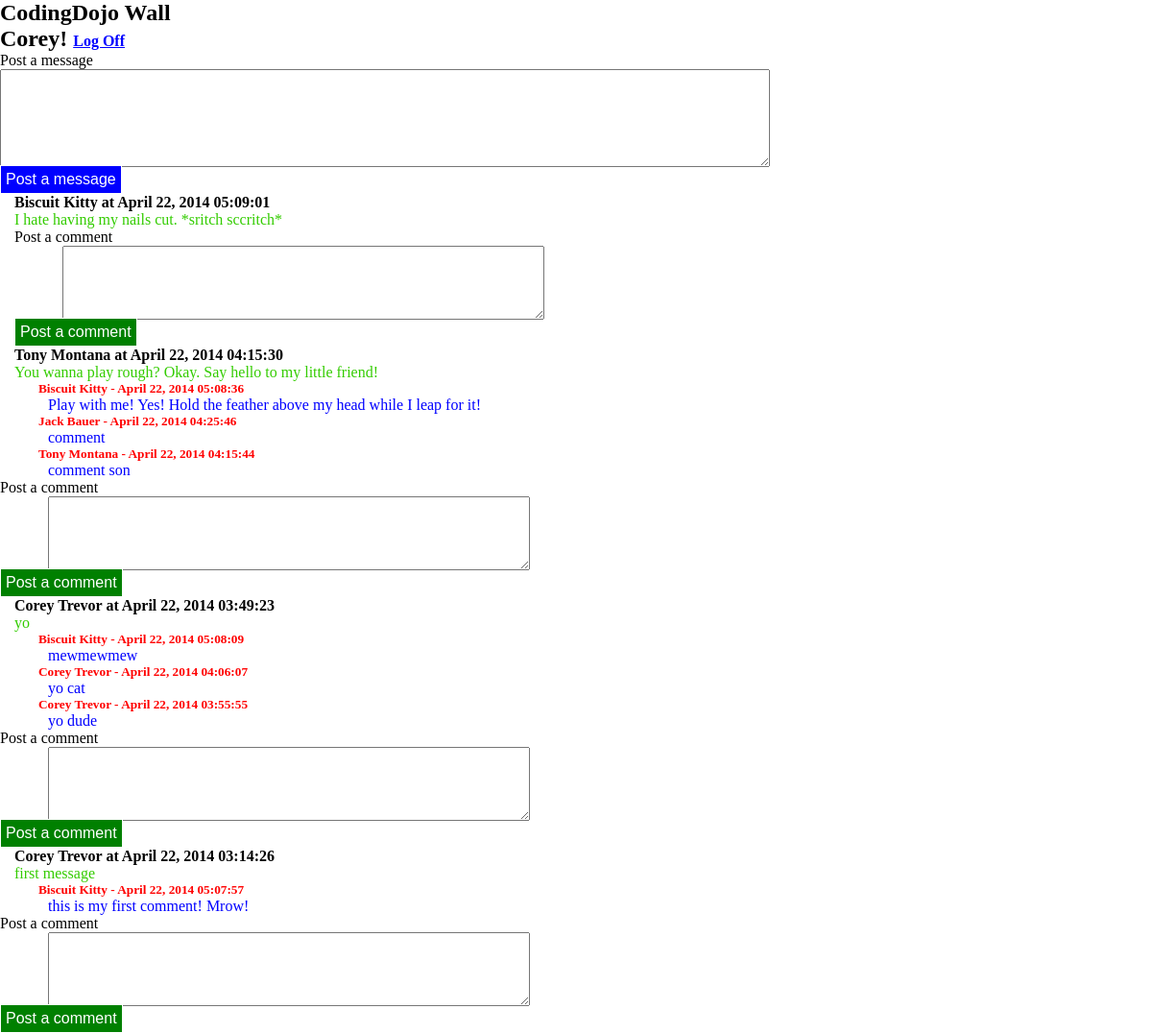
The page /success.php (signed in) on the database its author committed.
### tables this page shows
CREATE TABLE IF NOT EXISTS `users` (
  `id` int(11) NOT NULL AUTO_INCREMENT,
  `first_name` varchar(255) DEFAULT NULL,
  `last_name` varchar(255) DEFAULT NULL,
  `email` varchar(255) DEFAULT NULL,
  `password` varchar(255) DEFAULT NULL,
  `created_at` datetime DEFAULT NULL,
  `updated_at` datetime DEFAULT NULL,
  PRIMARY KEY (`id`)
);

CREATE TABLE IF NOT EXISTS `messages` (
  `id` int(11) NOT NULL AUTO_INCREMENT,
  `message` text,
  `created_at` datetime DEFAULT NULL,
  `updated_at` datetime DEFAULT NULL,
  `user_id` int(11) NOT NULL,
  PRIMARY KEY (`id`),
  KEY `fk_messages_user_idx` (`user_id`)
);

CREATE TABLE IF NOT EXISTS `comments` (
  `id` int(11) NOT NULL AUTO_INCREMENT,
  `comment` text,
  `created_at` datetime DEFAULT NULL,
  `updated_at` datetime DEFAULT NULL,
  `user_id` int(11) NOT NULL,
  `message_id` int(11) NOT NULL,
  PRIMARY KEY (`id`),
  KEY `fk_comments_user1_idx` (`user_id`),
  KEY `fk_comments_message1_idx` (`message_id`)
);

### new_connection.php (called while the page is built, shortened)
<?php
$connection = new mysqli(DB_HOST, DB_USER, DB_PASS, DB_DATABASE);
function fetch_all($query)
{
	$data = array();
	global $connection;
	$result = $connection->query($query);
	if($result)
	{
		while($row = mysqli_fetch_assoc($result))
		{
			$data[] = $row;
		}
	}
	return $data;
}
function fetch_record($query)
{
	global $connection;
	$result = $connection->query($query);
	if($result)
	{
		return mysqli_fetch_assoc($result);
	}
}
?>

### success.php (the view, shortened to what this page needs)
<?php
require('new_connection.php');
?>
<!DOCTYPE HTML>
<html lang="en">
<head>
	<link rel="stylesheet" type="text/css" href="success_css.css">
</head>
<body>
	<div id="container">
		<div id="header">
			<h2>CodingDojo Wall<h2>
			<?php
			$user = fetch_record("SELECT * FROM users WHERE id = {$_SESSION['session_id']}");
			echo $user['first_name'] . "!  <a href='process.php'>Log Off</a></p>";
			 ?>
		</div>
		<div id="message-box">
			<p>Post a message</p>
			<form action="process.php" method="post">
				<div id="txt">
					<textarea name="message"></textarea>
				</div>
				<input id="message-post" type="submit" value="Post a message">
			</form>
		</div>
		<?php
			$messages = fetch_all("SELECT * FROM thewall.messages ORDER BY updated_at DESC");
			foreach ($messages as $message)
			{
				$phpdate = strtotime($message['created_at']);
				$date = date('F j, Y h:i:s', $phpdate);
				$name = fetch_record("SELECT * FROM users WHERE id = '{$message['user_id']}'");
				echo "<h4>" . $name['first_name'] . " " . $name['last_name'] . " at " . $date . "<div class='mb'><p class='messages'>" . $message['message'] . "</p></div>";
				$comments = fetch_all("SELECT * FROM thewall.comments WHERE message_id = {$message['id']} ORDER BY updated_at DESC");
				foreach ($comments as $comment)
				{
					$name = fetch_record("SELECT * FROM users WHERE id = '{$comment['user_id']}'");
					$phpdate = strtotime($comment['created_at']);
					$date = date('F j, Y h:i:s', $phpdate);
					echo "<h5>" . $name['first_name'] . " " . $name['last_name'] . " - " . $date . "</h5><p class='comments'>" . $comment['comment'] . "</p>";
				}
				echo "
						<div class='comment-box'>
							<p>Post a comment</p>
							<form action='process.php' method='post'>
							<input type='hidden' name='action' value='cmt'>
							<input type='hidden' name='userid' value= "  . $user['id'] . ">
							<input type='hidden' name='messageid' value = " . $message['id'] . ">
							<div class='comt'>
								<textarea rows='10' cols='100' name='comment'></textarea>
							</div>
							<input class='comment-post' type='submit' value='Post a comment'>
							</form>
						</div>
					";
			}
		?>
	</div>
</body>
</html>

### success_css.css (style rules this page uses)
* { margin: 0; padding: 0; }
p { font-weight: normal; }
#txt { height: 100px; width: 800px; }
textarea { height: 100px; width: 800px; }
h5 { margin-left: 40px; color: red; }
h4 { margin-left: 15px; }
.comments { color:blue; font-weight: normal; margin-left: 50px; }
a { font-size: 16px; color: blue; }
#message-post { background-color: blue; color: white; font-size: 16px; border: 1px solid white; padding: 5px; }
.comment-post { background-color: green; color: white; font-size: 16px; border: 1px solid white; padding: 5px; }
.messages { color: #33CC00; }
.comt textarea { height: inherit; width: inherit; }
.comt { margin-left: 50px; height: 75px; width: 500px; }

### rows shown on the page
users: first_name "Corey"
messages: user.first_name "Biscuit", user.last_name "Kitty", created_at "April 22, 2014 05:09:01", message "I hate having my nails cut. *sritch sccritch*"
messages: user.first_name "Tony", user.last_name "Montana", created_at "April 22, 2014 04:15:30", message "You wanna play rough? Okay. Say hello to my little friend!"
comments: user.first_name "Biscuit", user.last_name "Kitty", created_at "April 22, 2014 05:08:36", comment "Play with me! Yes! Hold the feather above my head while I leap for it!"
comments: user.first_name "Jack", user.last_name "Bauer", created_at "April 22, 2014 04:25:46", comment "comment"
comments: user.first_name "Tony", user.last_name "Montana", created_at "April 22, 2014 04:15:44", comment "comment son"
messages: user.first_name "Corey", user.last_name "Trevor", created_at "April 22, 2014 03:49:23", message "yo"
comments: user.first_name "Biscuit", user.last_name "Kitty", created_at "April 22, 2014 05:08:09", comment "mewmewmew"
comments: user.first_name "Corey", user.last_name "Trevor", created_at "April 22, 2014 04:06:07", comment "yo cat"
comments: user.first_name "Corey", user.last_name "Trevor", created_at "April 22, 2014 03:55:55", comment "yo dude"
messages: user.first_name "Corey", user.last_name "Trevor", created_at "April 22, 2014 03:14:26", message "first message"
comments: user.first_name "Biscuit", user.last_name "Kitty", created_at "April 22, 2014 05:07:57", comment "this is my first comment! Mrow!"
